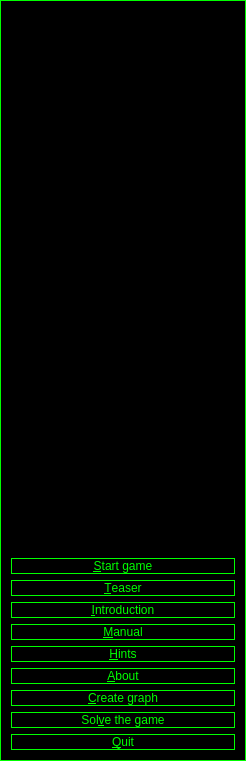
<?xml version="1.0" encoding="UTF-8"?>
<ui version="4.0">
 <class>QtMenuDialog</class>
 <widget class="QDialog" name="QtMenuDialog">
  <property name="geometry">
   <rect>
    <x>0</x>
    <y>0</y>
    <width>246</width>
    <height>761</height>
   </rect>
  </property>
  <property name="windowTitle">
   <string>City Of Thieves</string>
  </property>
  <property name="styleSheet">
   <string notr="true">QWidget {
  font: 32px  &quot;URW Chancery L&quot;;
  color: lime;
  background-color: black;
  border: 1px solid lime
}

QPlainTextEdit {
  font: 32px  &quot;URW Chancery L&quot;;
  color: lime;
  background-color: black;
  border: 1px solid green
}

QLabel {
  font: 18px  monospace;
  border: 1px solid black;
  color: lime;
  background-color: black
}

QScrollBar {
  color: lime;
  background-color: black;
  border: 1px solid lime
}

QScrollBar::handle {
  background: green
}
</string>
  </property>
  <layout class="QVBoxLayout" name="verticalLayout">
   <item>
    <widget class="QLabel" name="image">
     <property name="text">
      <string/>
     </property>
     <property name="pixmap">
      <pixmap resource="HetRoversnest.qrc">:/images/ZanbarBone.jpg</pixmap>
     </property>
    </widget>
   </item>
   <item>
    <widget class="QPushButton" name="button_start">
     <property name="text">
      <string>&amp;Start game</string>
     </property>
    </widget>
   </item>
   <item>
    <widget class="QPushButton" name="button_teaser">
     <property name="text">
      <string>&amp;Teaser</string>
     </property>
    </widget>
   </item>
   <item>
    <widget class="QPushButton" name="button_introduction">
     <property name="text">
      <string>&amp;Introduction</string>
     </property>
    </widget>
   </item>
   <item>
    <widget class="QPushButton" name="button_manual">
     <property name="text">
      <string>&amp;Manual</string>
     </property>
    </widget>
   </item>
   <item>
    <widget class="QPushButton" name="button_hints">
     <property name="text">
      <string>&amp;Hints</string>
     </property>
    </widget>
   </item>
   <item>
    <widget class="QPushButton" name="button_about">
     <property name="text">
      <string>&amp;About</string>
     </property>
    </widget>
   </item>
   <item>
    <widget class="QPushButton" name="button_create_graph">
     <property name="text">
      <string>&amp;Create graph</string>
     </property>
    </widget>
   </item>
   <item>
    <widget class="QPushButton" name="button_solve_game">
     <property name="text">
      <string>Sol&amp;ve the game</string>
     </property>
    </widget>
   </item>
   <item>
    <widget class="QPushButton" name="button_quit">
     <property name="text">
      <string>&amp;Quit</string>
     </property>
    </widget>
   </item>
  </layout>
 </widget>
 <resources>
  <include location="HetRoversnest.qrc"/>
 </resources>
 <connections/>
</ui>
